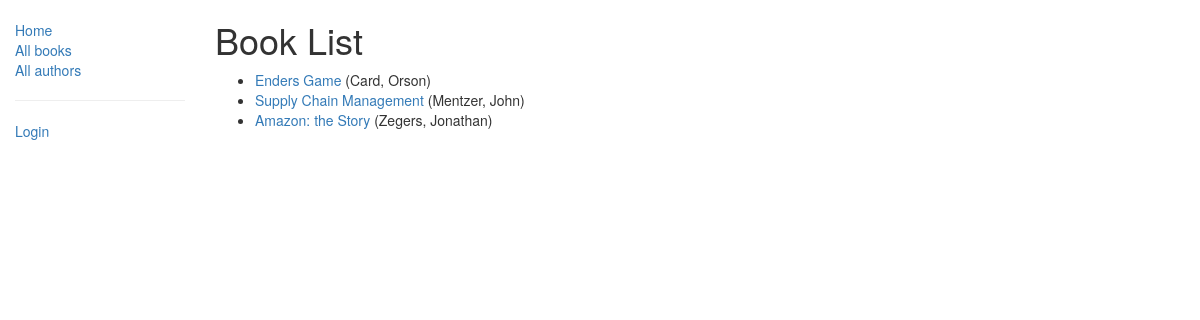
/catalog/books/, run on the app's committed database.
### catalog/models.py (models this page shows, shortened)
class Book(models.Model):
    title = models.CharField(max_length=200)
    author = models.ForeignKey('Author', on_delete=models.SET_NULL, null=True)
    summary = models.TextField(max_length=1000, help_text="Enter a brief description of the book")
    isbn = models.CharField('ISBN', max_length=13, help_text='13 Character <a href="https://isbn-international.org/content/what-isbn">ISBN number</a>')
    genre = models.ManyToManyField(Genre, help_text="Select a genre for this book")
    def get_absolute_url(self):
        return reverse('book-detail', args=[str(self.id)])
    def display_genre(self):
        """
        Creates a string for the Genre
        """
        return ', '.join([ genre.name for genre in self.genre.all()[:3] ])
    display_genre.short_description = 'Genre'

class Author(models.Model):
    first_name = models.CharField(max_length=100)
    last_name = models.CharField(max_length=100)
    date_of_birth = models.DateField(null=True, blank=True)
    date_of_death = models.DateField('Died', null=True, blank=True)
    def __str__(self):
        return '{0}, {1}'.format(self.last_name, self.first_name)

### catalog/views.py (the view)
# urls.py: path(r'books/', views.BookListView.as_view(), name='books'),
class BookListView(generic.ListView):
    model = Book

### catalog/templates/catalog/book_list.html
{% extends "base_generic.html" %}
{% block content %}
  <h1>Book List</h1>
  {% if book_list %}
  <ul>
    {% for book in book_list %}
    <li>
      <a href="{{ book.get_absolute_url }}">{{ book.title }}</a> ({{book.author}})
    </li>
    {% endfor %}
  </ul>
  {% else %}
    <p>There are no books in the library.</p>
  {% endif %}
{% endblock %}

### data on the page
Book: title "Enders Game", author "Card, Orson"
Book: title "Supply Chain Management", author "Mentzer, John"
Book: title "Amazon: the Story", author "Zegers, Jonathan"
